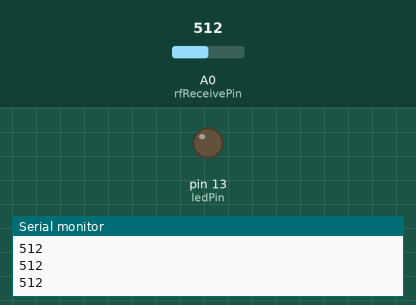
The sketch below on a simulated Arduino Uno, built with avr-gcc and run on an emulated ATmega328P. On the bench: output pins drawn as LEDs (lit = HIGH), the last lines printed to the serial monitor. The inputs (shaded band) are chosen by the test bench; at power-on: A0 (rfReceivePin) = 512.

Above: at 1.2 s.
1.3 s: A0 (rfReceivePin) set to 6
2.8 s: A0 (rfReceivePin) set to 3
At 3.1 s:
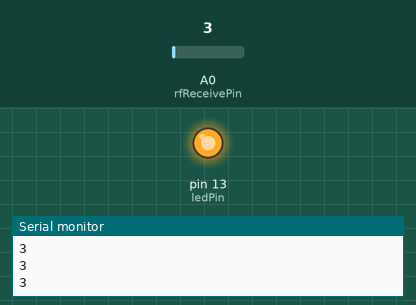
4.3 s: A0 (rfReceivePin) set to 393
5.8 s: A0 (rfReceivePin) set to 413
At 6.6 s:
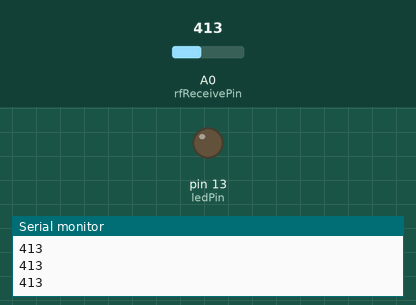
7.3 s: A0 (rfReceivePin) set to 0
At 8.0 s:
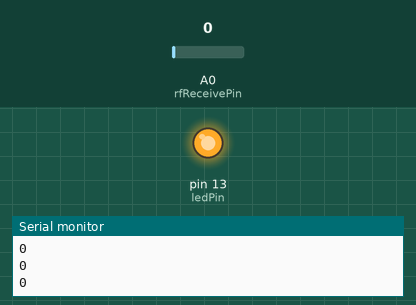
Timing chart, 0 to 9.8 s (numbered marks = the images above; inputs shaded):
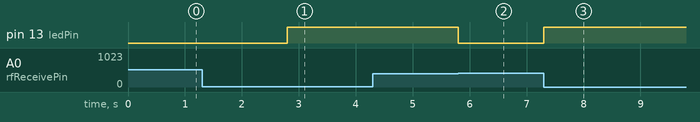

Measured:
- the behaviour switches between 5 and 4 on A0 (rfReceivePin) (found by bisection; images 0 and 1)
- the behaviour switches between 400 and 401 on A0 (rfReceivePin) (found by bisection; images 1 and 2)
- after the input at 2.8 s, pin 13 (ledPin): LOW → HIGH at once
- after the input at 5.8 s, pin 13 (ledPin): HIGH → LOW at once
- after the input at 7.3 s, pin 13 (ledPin): LOW → HIGH at once

The sketch:

rx433mhz.ino
```cpp
#define rfReceivePin A0  //RF Receiver pin = Analog pin 0
 #define ledPin 13        //Onboard LED = digital pin 13

 unsigned int data = 0;   // variable used to store received data
 const unsigned int upperThreshold = 400;  //upper threshold value
 const unsigned int lowerThreshold = 5;  //lower threshold value

 void setup(){
   pinMode(ledPin, OUTPUT);
   Serial.begin(9600);
 }

 void loop(){
   data=analogRead(rfReceivePin);    //listen for data on Analog pin 0

    if(data>upperThreshold){
     digitalWrite(ledPin, LOW);   //If a LOW signal is received, turn LED OFF
     Serial.println(data);
   }

   if(data<lowerThreshold){
     digitalWrite(ledPin, HIGH);   //If a HIGH signal is received, turn LED ON
     Serial.println(data);
   }
 }
```
